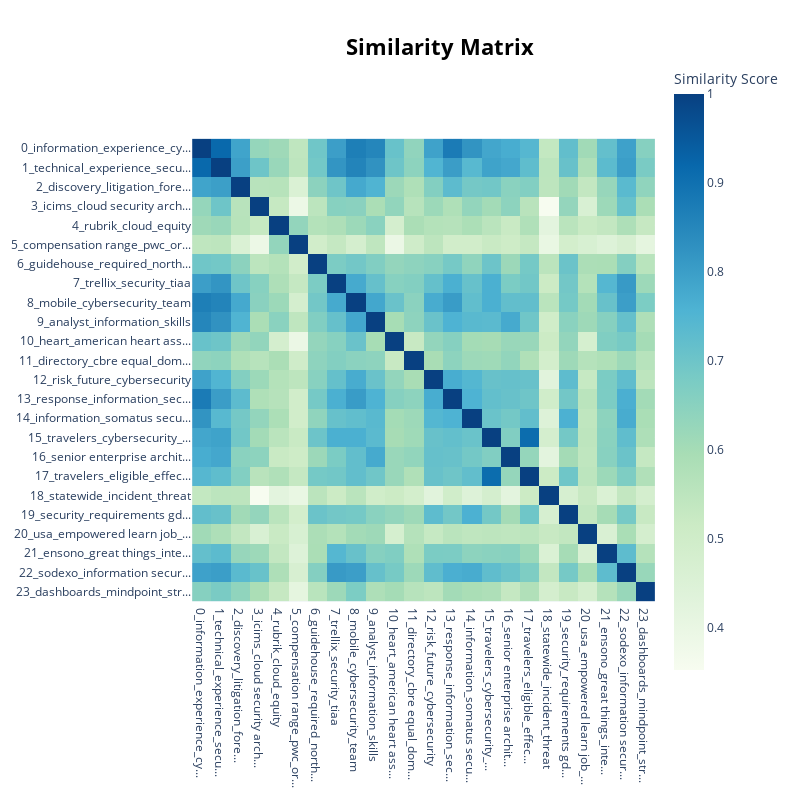

Write notebook code for a chart like this one.
### Code cell
topic_model.visualize_heatmap()

### Figure 1 — Plotly figure (JSON) as saved in the notebook; plotly's stock layout.template omitted (floating-point values rounded to 4 significant figures; data arrays with more than 128 entries replaced by an {"elided": "..."} marker saying what was removed)
{"data": [{"coloraxis": "coloraxis", "hovertemplate": "x: %{x}<br>y: %{y}<br>Similarity Score: %{z}<extra></extra>", "name": "0", "type": "heatmap", "x": ["0_information_experience_cy...", "1_technical_experience_secu...", "2_discovery_litigation_fore...", "3_icims_cloud security arch...", "4_rubrik_cloud_equity", "5_compensation range_pwc_or...", "6_guidehouse_required_north...", "7_trellix_security_tiaa", "8_mobile_cybersecurity_team", "9_analyst_information_skills", "10_heart_american heart ass...", "11_directory_cbre equal_dom...", "12_risk_future_cybersecurity", "13_response_information_sec...", "14_information_somatus secu...", "15_travelers_cybersecurity_...", "16_senior enterprise archit...", "17_travelers_eligible_effec...", "18_statewide_incident_threat", "19_security_requirements gd...", "20_usa_empowered learn job_...", "21_ensono_great things_inte...", "22_sodexo_information secur...", "23_dashboards_mindpoint_str..."], "xaxis": "x", "y": ["0_information_experience_cy...", "1_technical_experience_secu...", "2_discovery_litigation_fore...", "3_icims_cloud security arch...", "4_rubrik_cloud_equity", "5_compensation range_pwc_or...", "6_guidehouse_required_north...", "7_trellix_security_tiaa", "8_mobile_cybersecurity_team", "9_analyst_information_skills", "10_heart_american heart ass...", "11_directory_cbre equal_dom...", "12_risk_future_cybersecurity", "13_response_information_sec...", "14_information_somatus secu...", "15_travelers_cybersecurity_...", "16_senior enterprise archit...", "17_travelers_eligible_effec...", "18_statewide_incident_threat", "19_security_requirements gd...", "20_usa_empowered learn job_...", "21_ensono_great things_inte...", "22_sodexo_information secur...", "23_dashboards_mindpoint_str..."], "yaxis": "y", "z": {"elided": "24x24 float values"}}], "layout": {"coloraxis": {"colorbar": {"title": {"text": "Similarity Score"}}, "colorscale": [[0, "rgb(247,252,240)"], [0.125, "rgb(224,243,219)"], [0.25, "rgb(204,235,197)"], [0.375, "rgb(168,221,181)"], [0.5, "rgb(123,204,196)"], [0.625, "rgb(78,179,211)"], [0.75, "rgb(43,140,190)"], [0.875, "rgb(8,104,172)"], [1, "rgb(8,64,129)"]]}, "height": 800, "hoverlabel": {"bgcolor": "white", "font": {"family": "Rockwell", "size": 16}}, "legend": {"title": {"text": "Trend"}}, "margin": {"t": 60}, "showlegend": true, "title": {"font": {"color": "Black", "size": 22}, "text": "<b>Similarity Matrix</b>", "x": 0.55, "xanchor": "center", "y": 0.95, "yanchor": "top"}, "width": 800, "xaxis": {"anchor": "y", "constrain": "domain", "domain": [0, 1], "scaleanchor": "y"}, "yaxis": {"anchor": "x", "autorange": "reversed", "constrain": "domain", "domain": [0, 1]}}}
